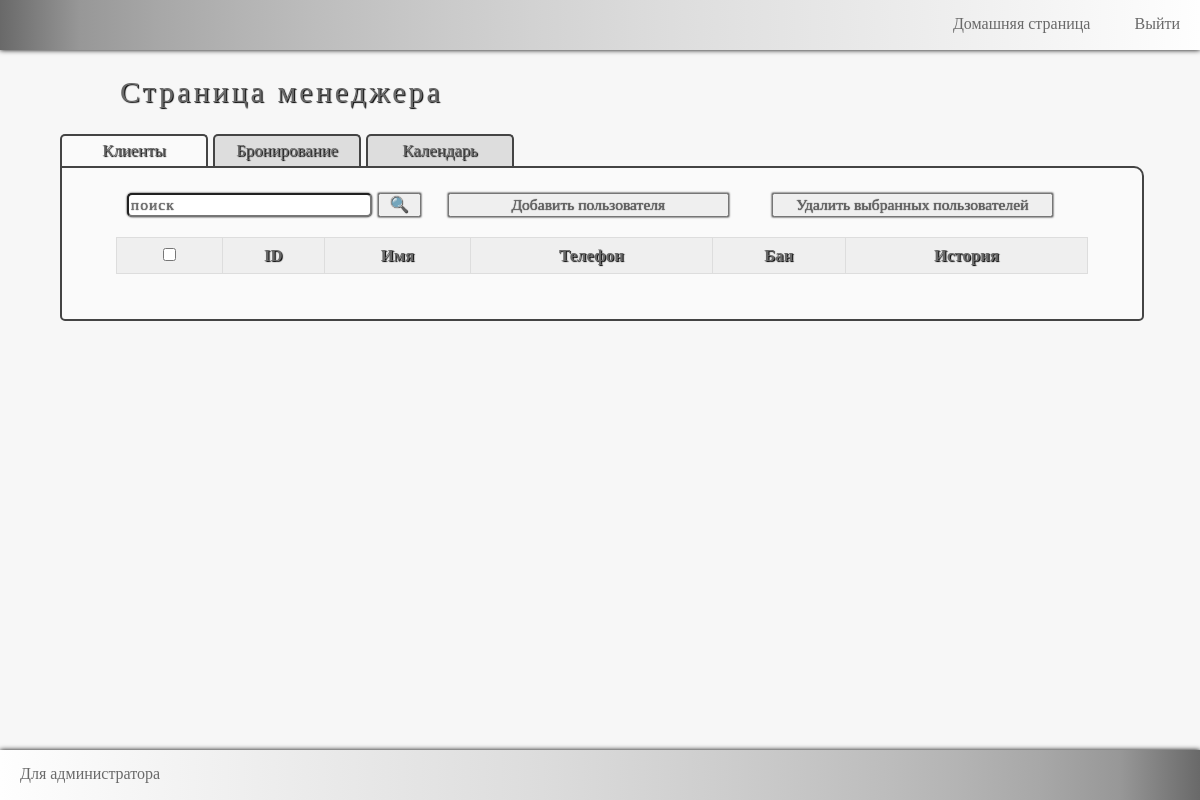
Page /home/manager/clients_table (signed in) on the earlier database version.
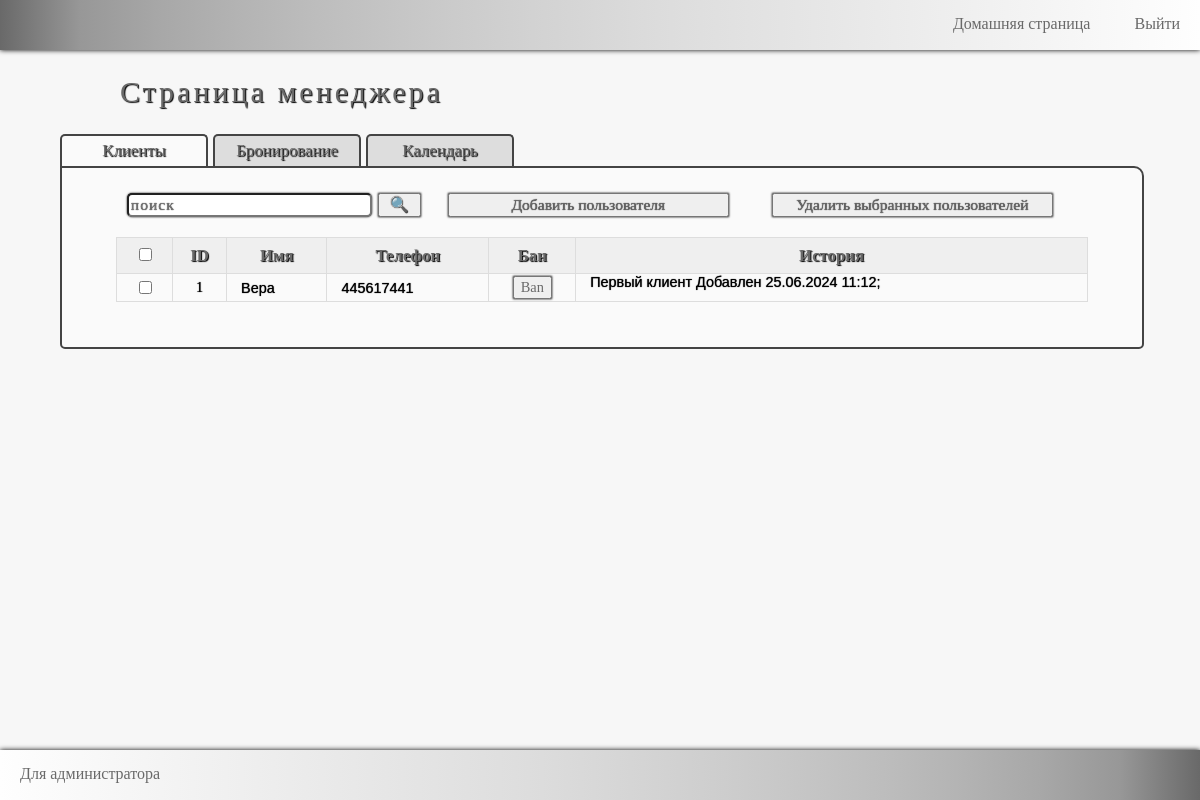
Same page on the later database version.
### client/models.py (models this page shows, shortened)
class Client(models.Model):
    name = models.CharField("Имя", max_length=20)
    phone = models.IntegerField("Телефон", unique=True)
    ban = models.BooleanField()
    history = models.TextField("История клиента", blank=True)
    class Meta:
        verbose_name = "Клиент"
        verbose_name_plural = "Клиенты"

### client/views.py (the view)
# urls.py: path('manager/clients_table', views.manager_clients_table, name="manager_clients_table"),
def manager_clients_table(request: HttpRequest) -> HttpResponse:
    if not request.user.is_authenticated:
        return redirect(manager_logged_in)
    the_tittle = "База клиентов"
    clients = Client.objects.all()
    search = request.GET.get("searchClient")
    if search is not None:
        clients = Client.objects.filter(name__icontains=search). \
            union(Client.objects.filter(phone__icontains=search)). \
            union(Client.objects.filter(history__icontains=search))
    return render(request, "client/manager_clients_table.html",
                  context={"the_tittle": the_tittle, "clients": clients, })

### client/templates/client/manager_clients_table.html (shortened to what this page needs)
{% extends 'client/manager.html' %}
{% load static %}
{% block stylelink %}
<link rel="stylesheet" href="{% static 'client/css/manager_clients_table.css' %}">
<link rel="stylesheet" href="{% static 'client/css_mobile/manager_clients_table.css' %}">
{% endblock %}
{% block table%}
<div class="main_manager">
    <div class="headingH1">Страница менеджера</div>
    <div class="tittleBlock" id="tittleMainBlock">Клиенты</div>
    <a href="{% url 'manager_booking_table' %}"><div class="tittleBlock">Бронирование</div></a>
    <a href="{% url 'manager_calendar' %}"><div class="tittleBlock">Календарь</div></a>
    <div id="clientsBlock">
        <input id="searchClient" name="search" placeholder="поиск" type="text"/>
        <button id="searchClientButton" onclick="toDoSearchClient()">🔍</button>
        <button id="addClientButton" onclick="changeHiddenAddClient()">Добавить пользователя</button>
        <button id="removeClientButton" onclick="removeClient()">Удалить выбранных пользователей</button>
        <br/>
        <br/>
        <div class="tableDivStyle">
            <table>
            <tr>
                <th> <input id="clients_choose" type="checkbox" onclick="onClickCheckClient(id)"/> </th>
                <th>ID</th>
                <th>Имя</th>
                <th>Телефон</th>
                <th>Бан</th>
                <th>История</th>
            </tr>
            {% for client in clients %}
            <tr>
                <td class="tableCheckClient">
                    <input id="{{client.phone}}" class="checkbox_client" type="checkbox"/>
                </td>
                <td class="tableIDClient">
                    {{client.id}}
                </td>
                <td class="tableNameClient">
                    <div id="table{{client.phone}}Name">{{client.name}}</div>
                </td>
                <td class="tableTelClient">
                    <div id="table{{client.phone}}Tel">{{client.phone}}</div>
                </td>
                <td class="tableBanClient">
                    <button onclick="changeBanClient({{client.phone}})">
                    {% if client.ban %}
                    Unban
                    {% else %}
                    Ban
                    {% endif %}
                    </button>
                </td>
                <td class="tableHistoryClient">
                    <div class="tableHistoryClient">{{client.history}}</div>
                </td>
            </tr>
            {% endfor %}
        </table>
        </div>
    </div>
</div>
{% endblock%}

Differences in the rows shown:
added Client: id "1", name "Вера", phone "445617441", ban "Ban", history "Первый клиент Добавлен 25.06.2024 11:12;"
